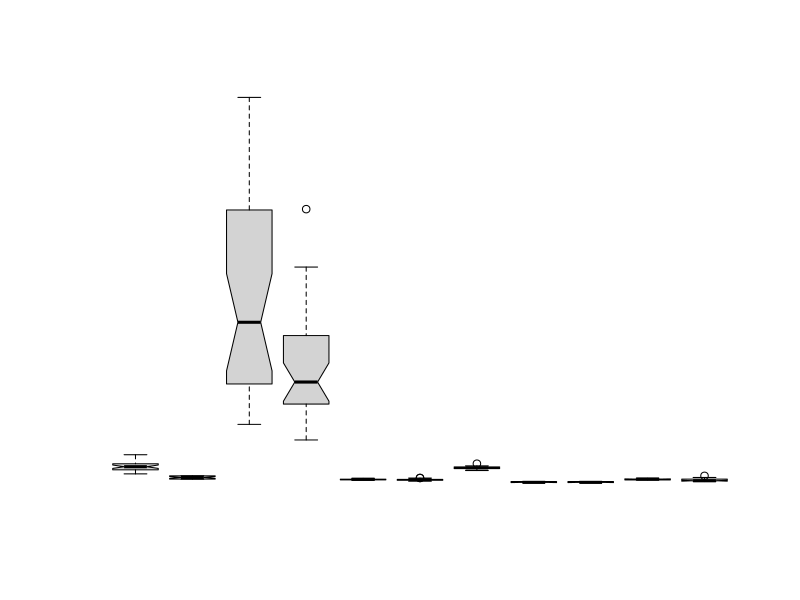

Reproduce this figure in R. (Note: this script raises an error after producing the figure.)
 data= mtcars
boxplot(data,   
        xlab = "Quantity of Cylinders",  
        ylab = "Miles Per Gallon",   
        main = "Boxplot Example",  
        notch = TRUE,   
        varwidth = TRUE,   
        ccol = c("green","yellow","red"),  
        names = c("High","Medium","Low")  
)  

